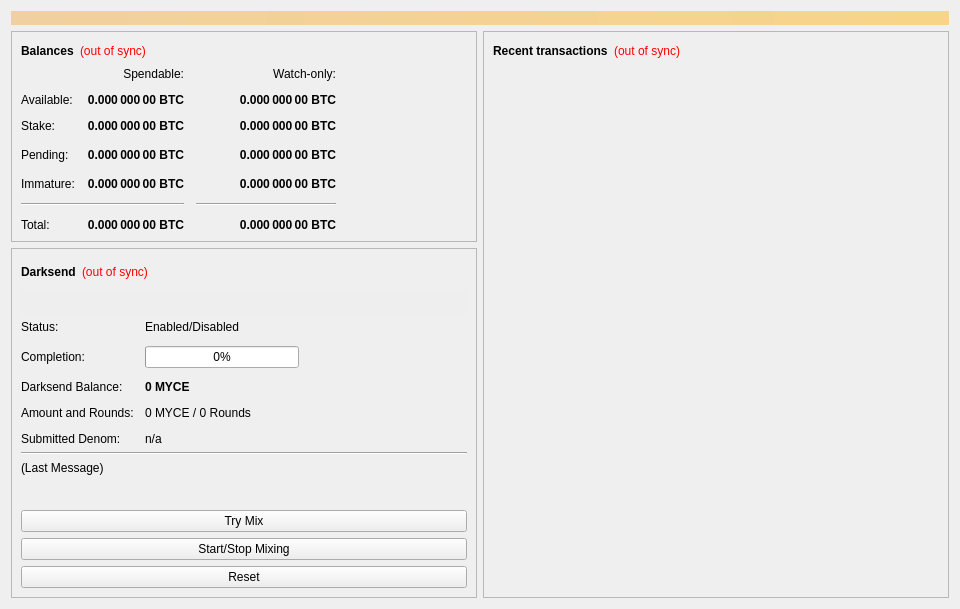
<?xml version="1.0" encoding="UTF-8"?>
<ui version="4.0">
 <class>OverviewPage</class>
 <widget class="QWidget" name="OverviewPage">
  <property name="geometry">
   <rect>
    <x>0</x>
    <y>0</y>
    <width>960</width>
    <height>594</height>
   </rect>
  </property>
  <property name="minimumSize">
   <size>
    <width>960</width>
    <height>0</height>
   </size>
  </property>
  <property name="windowTitle">
   <string>Form</string>
  </property>
  <layout class="QVBoxLayout" name="topLayout">
   <item>
    <widget class="QLabel" name="labelAlerts">
     <property name="visible">
      <bool>false</bool>
     </property>
     <property name="styleSheet">
      <string notr="true">background-color: qlineargradient(x1: 0, y1: 0, x2: 1, y2: 0, stop:0 #F0D0A0, stop:1 #F8D488); color:#000000;</string>
     </property>
     <property name="wordWrap">
      <bool>true</bool>
     </property>
     <property name="margin">
      <number>3</number>
     </property>
    </widget>
   </item>
   <item>
    <layout class="QHBoxLayout" name="horizontalLayout" stretch="1,1">
     <item>
      <layout class="QVBoxLayout" name="verticalLayout_2">
       <item>
        <widget class="QFrame" name="frame">
         <property name="frameShape">
          <enum>QFrame::StyledPanel</enum>
         </property>
         <property name="frameShadow">
          <enum>QFrame::Raised</enum>
         </property>
         <layout class="QVBoxLayout" name="verticalLayout_4">
          <item>
           <layout class="QHBoxLayout" name="horizontalLayout_4">
            <item>
             <widget class="QLabel" name="label_5">
              <property name="font">
               <font>
                <weight>75</weight>
                <bold>true</bold>
               </font>
              </property>
              <property name="text">
               <string>Balances</string>
              </property>
             </widget>
            </item>
            <item>
             <widget class="QLabel" name="labelWalletStatus">
              <property name="cursor">
               <cursorShape>WhatsThisCursor</cursorShape>
              </property>
              <property name="toolTip">
               <string>The displayed information may be out of date. Your wallet automatically synchronizes with the Myce network after a connection is established, but this process has not completed yet.</string>
              </property>
              <property name="styleSheet">
               <string notr="true">QLabel { color: red; }</string>
              </property>
              <property name="text">
               <string notr="true">(out of sync)</string>
              </property>
              <property name="alignment">
               <set>Qt::AlignLeading|Qt::AlignLeft|Qt::AlignVCenter</set>
              </property>
             </widget>
            </item>
            <item>
             <spacer name="horizontalSpacer_3">
              <property name="orientation">
               <enum>Qt::Horizontal</enum>
              </property>
              <property name="sizeHint" stdset="0">
               <size>
                <width>40</width>
                <height>20</height>
               </size>
              </property>
             </spacer>
            </item>
           </layout>
          </item>
          <item>
           <layout class="QGridLayout" name="gridLayout">
            <property name="spacing">
             <number>12</number>
            </property>
            <item row="3" column="2">
             <widget class="QLabel" name="labelWatchPending">
              <property name="font">
               <font>
                <weight>75</weight>
                <bold>true</bold>
               </font>
              </property>
              <property name="cursor">
               <cursorShape>IBeamCursor</cursorShape>
              </property>
              <property name="toolTip">
               <string>Unconfirmed transactions to watch-only addresses</string>
              </property>
              <property name="text">
               <string notr="true">0.000 000 00 BTC</string>
              </property>
              <property name="alignment">
               <set>Qt::AlignRight|Qt::AlignTrailing|Qt::AlignVCenter</set>
              </property>
              <property name="textInteractionFlags">
               <set>Qt::LinksAccessibleByMouse|Qt::TextSelectableByKeyboard|Qt::TextSelectableByMouse</set>
              </property>
             </widget>
            </item>
            <item row="3" column="1">
             <widget class="QLabel" name="labelUnconfirmed">
              <property name="font">
               <font>
                <weight>75</weight>
                <bold>true</bold>
               </font>
              </property>
              <property name="cursor">
               <cursorShape>IBeamCursor</cursorShape>
              </property>
              <property name="toolTip">
               <string>Total of transactions that have yet to be confirmed, and do not yet count toward the spendable balance</string>
              </property>
              <property name="text">
               <string notr="true">0.000 000 00 BTC</string>
              </property>
              <property name="alignment">
               <set>Qt::AlignRight|Qt::AlignTrailing|Qt::AlignVCenter</set>
              </property>
              <property name="textInteractionFlags">
               <set>Qt::LinksAccessibleByMouse|Qt::TextSelectableByKeyboard|Qt::TextSelectableByMouse</set>
              </property>
             </widget>
            </item>
            <item row="4" column="2">
             <widget class="QLabel" name="labelWatchImmature">
              <property name="font">
               <font>
                <weight>75</weight>
                <bold>true</bold>
               </font>
              </property>
              <property name="cursor">
               <cursorShape>IBeamCursor</cursorShape>
              </property>
              <property name="toolTip">
               <string>Mined balance in watch-only addresses that has not yet matured</string>
              </property>
              <property name="text">
               <string notr="true">0.000 000 00 BTC</string>
              </property>
              <property name="alignment">
               <set>Qt::AlignRight|Qt::AlignTrailing|Qt::AlignVCenter</set>
              </property>
              <property name="textInteractionFlags">
               <set>Qt::LinksAccessibleByMouse|Qt::TextSelectableByKeyboard|Qt::TextSelectableByMouse</set>
              </property>
             </widget>
            </item>
            <item row="5" column="0" colspan="2">
             <widget class="Line" name="lineSpendableBalance">
              <property name="orientation">
               <enum>Qt::Horizontal</enum>
              </property>
             </widget>
            </item>
            <item row="5" column="2">
             <widget class="Line" name="lineWatchBalance">
              <property name="sizePolicy">
               <sizepolicy hsizetype="Preferred" vsizetype="Fixed">
                <horstretch>0</horstretch>
                <verstretch>0</verstretch>
               </sizepolicy>
              </property>
              <property name="minimumSize">
               <size>
                <width>140</width>
                <height>0</height>
               </size>
              </property>
              <property name="orientation">
               <enum>Qt::Horizontal</enum>
              </property>
             </widget>
            </item>
            <item row="6" column="0">
             <widget class="QLabel" name="labelTotalText">
              <property name="text">
               <string>Total:</string>
              </property>
             </widget>
            </item>
            <item row="4" column="1">
             <widget class="QLabel" name="labelImmature">
              <property name="font">
               <font>
                <weight>75</weight>
                <bold>true</bold>
               </font>
              </property>
              <property name="cursor">
               <cursorShape>IBeamCursor</cursorShape>
              </property>
              <property name="toolTip">
               <string>Mined balance that has not yet matured</string>
              </property>
              <property name="text">
               <string notr="true">0.000 000 00 BTC</string>
              </property>
              <property name="alignment">
               <set>Qt::AlignRight|Qt::AlignTrailing|Qt::AlignVCenter</set>
              </property>
              <property name="textInteractionFlags">
               <set>Qt::LinksAccessibleByMouse|Qt::TextSelectableByKeyboard|Qt::TextSelectableByMouse</set>
              </property>
             </widget>
            </item>
            <item row="3" column="3">
             <spacer name="horizontalSpacer_2">
              <property name="orientation">
               <enum>Qt::Horizontal</enum>
              </property>
              <property name="sizeHint" stdset="0">
               <size>
                <width>40</width>
                <height>20</height>
               </size>
              </property>
             </spacer>
            </item>
            <item row="4" column="0">
             <widget class="QLabel" name="labelImmatureText">
              <property name="text">
               <string>Immature:</string>
              </property>
             </widget>
            </item>
            <item row="6" column="1">
             <widget class="QLabel" name="labelTotal">
              <property name="font">
               <font>
                <weight>75</weight>
                <bold>true</bold>
               </font>
              </property>
              <property name="cursor">
               <cursorShape>IBeamCursor</cursorShape>
              </property>
              <property name="toolTip">
               <string>Your current total balance</string>
              </property>
              <property name="text">
               <string notr="true">0.000 000 00 BTC</string>
              </property>
              <property name="alignment">
               <set>Qt::AlignRight|Qt::AlignTrailing|Qt::AlignVCenter</set>
              </property>
              <property name="textInteractionFlags">
               <set>Qt::LinksAccessibleByMouse|Qt::TextSelectableByKeyboard|Qt::TextSelectableByMouse</set>
              </property>
             </widget>
            </item>
            <item row="6" column="2">
             <widget class="QLabel" name="labelWatchTotal">
              <property name="font">
               <font>
                <weight>75</weight>
                <bold>true</bold>
               </font>
              </property>
              <property name="cursor">
               <cursorShape>IBeamCursor</cursorShape>
              </property>
              <property name="toolTip">
               <string>Current total balance in watch-only addresses</string>
              </property>
              <property name="text">
               <string notr="true">0.000 000 00 BTC</string>
              </property>
              <property name="alignment">
               <set>Qt::AlignRight|Qt::AlignTrailing|Qt::AlignVCenter</set>
              </property>
              <property name="textInteractionFlags">
               <set>Qt::LinksAccessibleByMouse|Qt::TextSelectableByKeyboard|Qt::TextSelectableByMouse</set>
              </property>
             </widget>
            </item>
            <item row="0" column="2">
             <widget class="QLabel" name="labelWatchonly">
              <property name="text">
               <string>Watch-only:</string>
              </property>
              <property name="alignment">
               <set>Qt::AlignRight|Qt::AlignTrailing|Qt::AlignVCenter</set>
              </property>
             </widget>
            </item>
            <item row="1" column="0">
             <widget class="QLabel" name="labelBalanceText">
              <property name="text">
               <string>Available:</string>
              </property>
             </widget>
            </item>
            <item row="1" column="1">
             <widget class="QLabel" name="labelBalance">
              <property name="font">
               <font>
                <weight>75</weight>
                <bold>true</bold>
               </font>
              </property>
              <property name="cursor">
               <cursorShape>IBeamCursor</cursorShape>
              </property>
              <property name="toolTip">
               <string>Your current spendable balance</string>
              </property>
              <property name="text">
               <string notr="true">0.000 000 00 BTC</string>
              </property>
              <property name="alignment">
               <set>Qt::AlignRight|Qt::AlignTrailing|Qt::AlignVCenter</set>
              </property>
              <property name="textInteractionFlags">
               <set>Qt::LinksAccessibleByMouse|Qt::TextSelectableByKeyboard|Qt::TextSelectableByMouse</set>
              </property>
             </widget>
            </item>
            <item row="2" column="0">
             <widget class="QLabel" name="label_10">
              <property name="text">
               <string>Stake:</string>
              </property>
             </widget>
            </item>
            <item row="2" column="1">
             <widget class="QLabel" name="labelStake">
              <property name="font">
               <font>
                <weight>75</weight>
                <bold>true</bold>
               </font>
              </property>
              <property name="cursor">
               <cursorShape>IBeamCursor</cursorShape>
              </property>
              <property name="toolTip">
               <string>Total of coins that was staked, and do not yet count toward the current balance</string>
              </property>
              <property name="text">
               <string notr="true">0.000 000 00 BTC</string>
              </property>
              <property name="alignment">
               <set>Qt::AlignRight|Qt::AlignTrailing|Qt::AlignVCenter</set>
              </property>
              <property name="textInteractionFlags">
               <set>Qt::LinksAccessibleByMouse|Qt::TextSelectableByKeyboard|Qt::TextSelectableByMouse</set>
              </property>
             </widget>
            </item>
            <item row="2" column="2">
             <widget class="QLabel" name="labelWatchStake">
              <property name="font">
               <font>
                <weight>75</weight>
                <bold>true</bold>
               </font>
              </property>
              <property name="cursor">
               <cursorShape>IBeamCursor</cursorShape>
              </property>
              <property name="toolTip">
               <string>Total of coins that was staked in watch-only addresses, and do not yet count toward the current watch-only balance</string>
              </property>
              <property name="text">
               <string notr="true">0.000 000 00 BTC</string>
              </property>
              <property name="alignment">
               <set>Qt::AlignRight|Qt::AlignTrailing|Qt::AlignVCenter</set>
              </property>
              <property name="textInteractionFlags">
               <set>Qt::LinksAccessibleByMouse|Qt::TextSelectableByKeyboard|Qt::TextSelectableByMouse</set>
              </property>
             </widget>
            </item>
            <item row="1" column="2">
             <widget class="QLabel" name="labelWatchAvailable">
              <property name="font">
               <font>
                <weight>75</weight>
                <bold>true</bold>
               </font>
              </property>
              <property name="cursor">
               <cursorShape>IBeamCursor</cursorShape>
              </property>
              <property name="toolTip">
               <string>Your current balance in watch-only addresses</string>
              </property>
              <property name="text">
               <string notr="true">0.000 000 00 BTC</string>
              </property>
              <property name="alignment">
               <set>Qt::AlignRight|Qt::AlignTrailing|Qt::AlignVCenter</set>
              </property>
              <property name="textInteractionFlags">
               <set>Qt::LinksAccessibleByMouse|Qt::TextSelectableByKeyboard|Qt::TextSelectableByMouse</set>
              </property>
             </widget>
            </item>
            <item row="3" column="0">
             <widget class="QLabel" name="labelPendingText">
              <property name="text">
               <string>Pending:</string>
              </property>
             </widget>
            </item>
            <item row="0" column="1">
             <widget class="QLabel" name="labelSpendable">
              <property name="text">
               <string>Spendable:</string>
              </property>
              <property name="alignment">
               <set>Qt::AlignRight|Qt::AlignTrailing|Qt::AlignVCenter</set>
              </property>
             </widget>
            </item>
           </layout>
          </item>
         </layout>
        </widget>
       </item>
       <item>
        <widget class="QFrame" name="frameDarksend">
         <property name="sizePolicy">
          <sizepolicy hsizetype="Expanding" vsizetype="Expanding">
           <horstretch>0</horstretch>
           <verstretch>0</verstretch>
          </sizepolicy>
         </property>
         <property name="minimumSize">
          <size>
           <width>0</width>
           <height>350</height>
          </size>
         </property>
         <property name="layoutDirection">
          <enum>Qt::LeftToRight</enum>
         </property>
         <property name="frameShape">
          <enum>QFrame::StyledPanel</enum>
         </property>
         <property name="frameShadow">
          <enum>QFrame::Raised</enum>
         </property>
         <layout class="QVBoxLayout" name="verticalLayout_5">
          <item>
           <layout class="QHBoxLayout" name="horizontalLayout_5">
            <item>
             <widget class="QLabel" name="label_2">
              <property name="font">
               <font>
                <weight>75</weight>
                <bold>true</bold>
               </font>
              </property>
              <property name="text">
               <string>Darksend</string>
              </property>
             </widget>
            </item>
            <item>
             <widget class="QLabel" name="labelDarksendSyncStatus">
              <property name="toolTip">
               <string>The displayed information may be out of date. Your wallet automatically synchronizes with the Myce network after a connection is established, but this process has not completed yet.</string>
              </property>
              <property name="styleSheet">
               <string notr="true">QLabel { color: red; }</string>
              </property>
              <property name="text">
               <string notr="true">(out of sync)</string>
              </property>
              <property name="alignment">
               <set>Qt::AlignLeading|Qt::AlignLeft|Qt::AlignVCenter</set>
              </property>
             </widget>
            </item>
            <item>
             <spacer name="horizontalSpacer_4">
              <property name="orientation">
               <enum>Qt::Horizontal</enum>
              </property>
              <property name="sizeHint" stdset="0">
               <size>
                <width>40</width>
                <height>20</height>
               </size>
              </property>
             </spacer>
            </item>
           </layout>
          </item>
          <item>
           <widget class="QPushButton" name="runAutoDenom">
            <property name="palette">
             <palette>
              <active>
               <colorrole role="WindowText">
                <brush brushstyle="SolidPattern">
                 <color alpha="255">
                  <red>0</red>
                  <green>0</green>
                  <blue>0</blue>
                 </color>
                </brush>
               </colorrole>
               <colorrole role="Button">
                <brush brushstyle="SolidPattern">
                 <color alpha="255">
                  <red>239</red>
                  <green>238</green>
                  <blue>238</blue>
                 </color>
                </brush>
               </colorrole>
               <colorrole role="Light">
                <brush brushstyle="SolidPattern">
                 <color alpha="255">
                  <red>255</red>
                  <green>255</green>
                  <blue>255</blue>
                 </color>
                </brush>
               </colorrole>
               <colorrole role="Midlight">
                <brush brushstyle="SolidPattern">
                 <color alpha="255">
                  <red>247</red>
                  <green>246</green>
                  <blue>246</blue>
                 </color>
                </brush>
               </colorrole>
               <colorrole role="Dark">
                <brush brushstyle="SolidPattern">
                 <color alpha="255">
                  <red>119</red>
                  <green>119</green>
                  <blue>119</blue>
                 </color>
                </brush>
               </colorrole>
               <colorrole role="Mid">
                <brush brushstyle="SolidPattern">
                 <color alpha="255">
                  <red>159</red>
                  <green>159</green>
                  <blue>159</blue>
                 </color>
                </brush>
               </colorrole>
               <colorrole role="Text">
                <brush brushstyle="SolidPattern">
                 <color alpha="255">
                  <red>0</red>
                  <green>0</green>
                  <blue>0</blue>
                 </color>
                </brush>
               </colorrole>
               <colorrole role="BrightText">
                <brush brushstyle="SolidPattern">
                 <color alpha="255">
                  <red>255</red>
                  <green>255</green>
                  <blue>255</blue>
                 </color>
                </brush>
               </colorrole>
               <colorrole role="ButtonText">
                <brush brushstyle="SolidPattern">
                 <color alpha="255">
                  <red>0</red>
                  <green>0</green>
                  <blue>0</blue>
                 </color>
                </brush>
               </colorrole>
               <colorrole role="Base">
                <brush brushstyle="SolidPattern">
                 <color alpha="255">
                  <red>255</red>
                  <green>255</green>
                  <blue>255</blue>
                 </color>
                </brush>
               </colorrole>
               <colorrole role="Window">
                <brush brushstyle="SolidPattern">
                 <color alpha="255">
                  <red>239</red>
                  <green>238</green>
                  <blue>238</blue>
                 </color>
                </brush>
               </colorrole>
               <colorrole role="Shadow">
                <brush brushstyle="SolidPattern">
                 <color alpha="255">
                  <red>0</red>
                  <green>0</green>
                  <blue>0</blue>
                 </color>
                </brush>
               </colorrole>
               <colorrole role="AlternateBase">
                <brush brushstyle="SolidPattern">
                 <color alpha="255">
                  <red>247</red>
                  <green>246</green>
                  <blue>246</blue>
                 </color>
                </brush>
               </colorrole>
               <colorrole role="ToolTipBase">
                <brush brushstyle="SolidPattern">
                 <color alpha="255">
                  <red>255</red>
                  <green>255</green>
                  <blue>220</blue>
                 </color>
                </brush>
               </colorrole>
               <colorrole role="ToolTipText">
                <brush brushstyle="SolidPattern">
                 <color alpha="255">
                  <red>0</red>
                  <green>0</green>
                  <blue>0</blue>
                 </color>
                </brush>
               </colorrole>
              </active>
              <inactive>
               <colorrole role="WindowText">
                <brush brushstyle="SolidPattern">
                 <color alpha="255">
                  <red>0</red>
                  <green>0</green>
                  <blue>0</blue>
                 </color>
                </brush>
               </colorrole>
               <colorrole role="Button">
                <brush brushstyle="SolidPattern">
                 <color alpha="255">
                  <red>239</red>
                  <green>238</green>
                  <blue>238</blue>
                 </color>
                </brush>
               </colorrole>
               <colorrole role="Light">
                <brush brushstyle="SolidPattern">
                 <color alpha="255">
                  <red>255</red>
                  <green>255</green>
                  <blue>255</blue>
                 </color>
                </brush>
               </colorrole>
               <colorrole role="Midlight">
                <brush brushstyle="SolidPattern">
                 <color alpha="255">
                  <red>247</red>
                  <green>246</green>
                  <blue>246</blue>
                 </color>
                </brush>
               </colorrole>
               <colorrole role="Dark">
                <brush brushstyle="SolidPattern">
                 <color alpha="255">
                  <red>119</red>
                  <green>119</green>
                  <blue>119</blue>
                 </color>
                </brush>
               </colorrole>
               <colorrole role="Mid">
                <brush brushstyle="SolidPattern">
                 <color alpha="255">
                  <red>159</red>
                  <green>159</green>
                  <blue>159</blue>
                 </color>
                </brush>
               </colorrole>
               <colorrole role="Text">
                <brush brushstyle="SolidPattern">
                 <color alpha="255">
                  <red>0</red>
                  <green>0</green>
                  <blue>0</blue>
                 </color>
                </brush>
               </colorrole>
               <colorrole role="BrightText">
                <brush brushstyle="SolidPattern">
                 <color alpha="255">
                  <red>255</red>
                  <green>255</green>
                  <blue>255</blue>
                 </color>
                </brush>
               </colorrole>
               <colorrole role="ButtonText">
                <brush brushstyle="SolidPattern">
                 <color alpha="255">
                  <red>0</red>
                  <green>0</green>
                  <blue>0</blue>
                 </color>
                </brush>
               </colorrole>
               <colorrole role="Base">
                <brush brushstyle="SolidPattern">
                 <color alpha="255">
                  <red>255</red>
                  <green>255</green>
                  <blue>255</blue>
                 </color>
                </brush>
               </colorrole>
               <colorrole role="Window">
                <brush brushstyle="SolidPattern">
                 <color alpha="255">
                  <red>239</red>
                  <green>238</green>
                  <blue>238</blue>
                 </color>
                </brush>
               </colorrole>
               <colorrole role="Shadow">
                <brush brushstyle="SolidPattern">
                 <color alpha="255">
                  <red>0</red>
                  <green>0</green>
                  <blue>0</blue>
                 </color>
                </brush>
               </colorrole>
               <colorrole role="AlternateBase">
                <brush brushstyle="SolidPattern">
                 <color alpha="255">
                  <red>247</red>
                  <green>246</green>
                  <blue>246</blue>
                 </color>
                </brush>
               </colorrole>
               <colorrole role="ToolTipBase">
                <brush brushstyle="SolidPattern">
                 <color alpha="255">
                  <red>255</red>
                  <green>255</green>
                  <blue>220</blue>
                 </color>
                </brush>
               </colorrole>
               <colorrole role="ToolTipText">
                <brush brushstyle="SolidPattern">
                 <color alpha="255">
                  <red>0</red>
                  <green>0</green>
                  <blue>0</blue>
                 </color>
                </brush>
               </colorrole>
              </inactive>
              <disabled>
               <colorrole role="WindowText">
                <brush brushstyle="SolidPattern">
                 <color alpha="255">
                  <red>119</red>
                  <green>119</green>
                  <blue>119</blue>
                 </color>
                </brush>
               </colorrole>
               <colorrole role="Button">
                <brush brushstyle="SolidPattern">
                 <color alpha="255">
                  <red>239</red>
                  <green>238</green>
                  <blue>238</blue>
                 </color>
                </brush>
               </colorrole>
               <colorrole role="Light">
                <brush brushstyle="SolidPattern">
                 <color alpha="255">
                  <red>255</red>
                  <green>255</green>
                  <blue>255</blue>
                 </color>
                </brush>
               </colorrole>
               <colorrole role="Midlight">
                <brush brushstyle="SolidPattern">
                 <color alpha="255">
                  <red>247</red>
                  <green>246</green>
                  <blue>246</blue>
                 </color>
                </brush>
               </colorrole>
               <colorrole role="Dark">
                <brush brushstyle="SolidPattern">
                 <color alpha="255">
                  <red>119</red>
                  <green>119</green>
                  <blue>119</blue>
                 </color>
                </brush>
               </colorrole>
               <colorrole role="Mid">
                <brush brushstyle="SolidPattern">
                 <color alpha="255">
                  <red>159</red>
                  <green>159</green>
                  <blue>159</blue>
                 </color>
                </brush>
               </colorrole>
               <colorrole role="Text">
                <brush brushstyle="SolidPattern">
                 <color alpha="255">
                  <red>119</red>
                  <green>119</green>
                  <blue>119</blue>
                 </color>
                </brush>
               </colorrole>
               <colorrole role="BrightText">
                <brush brushstyle="SolidPattern">
                 <color alpha="255">
                  <red>255</red>
                  <green>255</green>
                  <blue>255</blue>
                 </color>
                </brush>
               </colorrole>
               <colorrole role="ButtonText">
                <brush brushstyle="SolidPattern">
                 <color alpha="255">
                  <red>119</red>
                  <green>119</green>
                  <blue>119</blue>
                 </color>
                </brush>
               </colorrole>
               <colorrole role="Base">
                <brush brushstyle="SolidPattern">
                 <color alpha="255">
                  <red>239</red>
                  <green>238</green>
                  <blue>238</blue>
                 </color>
                </brush>
               </colorrole>
               <colorrole role="Window">
                <brush brushstyle="SolidPattern">
                 <color alpha="255">
                  <red>239</red>
                  <green>238</green>
                  <blue>238</blue>
                 </color>
                </brush>
               </colorrole>
               <colorrole role="Shadow">
                <brush brushstyle="SolidPattern">
                 <color alpha="255">
                  <red>0</red>
                  <green>0</green>
                  <blue>0</blue>
                 </color>
                </brush>
               </colorrole>
               <colorrole role="AlternateBase">
                <brush brushstyle="SolidPattern">
                 <color alpha="255">
                  <red>239</red>
                  <green>238</green>
                  <blue>238</blue>
                 </color>
                </brush>
               </colorrole>
               <colorrole role="ToolTipBase">
                <brush brushstyle="SolidPattern">
                 <color alpha="255">
                  <red>255</red>
                  <green>255</green>
                  <blue>220</blue>
                 </color>
                </brush>
               </colorrole>
               <colorrole role="ToolTipText">
                <brush brushstyle="SolidPattern">
                 <color alpha="255">
                  <red>0</red>
                  <green>0</green>
                  <blue>0</blue>
                 </color>
                </brush>
               </colorrole>
              </disabled>
             </palette>
            </property>
            <property name="focusPolicy">
             <enum>Qt::NoFocus</enum>
            </property>
            <property name="autoFillBackground">
             <bool>true</bool>
            </property>
            <property name="text">
             <string/>
            </property>
            <property name="flat">
             <bool>true</bool>
            </property>
           </widget>
          </item>
          <item>
           <layout class="QFormLayout" name="formLayout">
            <property name="fieldGrowthPolicy">
             <enum>QFormLayout::AllNonFixedFieldsGrow</enum>
            </property>
            <property name="horizontalSpacing">
             <number>11</number>
            </property>
            <property name="verticalSpacing">
             <number>12</number>
            </property>
            <item row="0" column="0">
             <widget class="QLabel" name="label_6">
              <property name="text">
               <string>Status:</string>
              </property>
             </widget>
            </item>
            <item row="1" column="0">
             <widget class="QLabel" name="label_7">
              <property name="text">
               <string>Completion:</string>
              </property>
             </widget>
            </item>
            <item row="1" column="1">
             <widget class="QProgressBar" name="darksendProgress">
              <property name="maximumSize">
               <size>
                <width>154</width>
                <height>16777215</height>
               </size>
              </property>
              <property name="value">
               <number>0</number>
              </property>
             </widget>
            </item>
            <item row="3" column="0">
             <widget class="QLabel" name="labelAnonymizedText">
              <property name="text">
               <string>Darksend Balance:</string>
              </property>
             </widget>
            </item>
            <item row="3" column="1">
             <widget class="QLabel" name="labelAnonymized">
              <property name="font">
               <font>
                <weight>75</weight>
                <bold>true</bold>
               </font>
              </property>
              <property name="text">
               <string notr="true">0 MYCE</string>
              </property>
             </widget>
            </item>
            <item row="4" column="0">
             <widget class="QLabel" name="label_8">
              <property name="text">
               <string>Amount and Rounds:</string>
              </property>
             </widget>
            </item>
            <item row="4" column="1">
             <widget class="QLabel" name="labelAmountRounds">
              <property name="text">
               <string>0 MYCE / 0 Rounds</string>
              </property>
             </widget>
            </item>
            <item row="5" column="0">
             <widget class="QLabel" name="label_9">
              <property name="text">
               <string>Submitted Denom:</string>
              </property>
             </widget>
            </item>
            <item row="5" column="1">
             <widget class="QLabel" name="labelSubmittedDenom">
              <property name="toolTip">
               <string>The denominations you submitted to the Masternode.&lt;br&gt;To mix, other users must submit the exact same denominations.</string>
              </property>
              <property name="text">
               <string>n/a</string>
              </property>
             </widget>
            </item>
            <item row="0" column="1">
             <widget class="QLabel" name="darksendEnabled">
              <property name="text">
               <string>Enabled/Disabled</string>
              </property>
             </widget>
            </item>
           </layout>
          </item>
          <item>
           <widget class="Line" name="lineLastMessage">
            <property name="orientation">
             <enum>Qt::Horizontal</enum>
            </property>
           </widget>
          </item>
          <item>
           <widget class="QLabel" name="darksendStatus">
            <property name="minimumSize">
             <size>
              <width>288</width>
              <height>43</height>
             </size>
            </property>
            <property name="text">
             <string>(Last Message)</string>
            </property>
            <property name="alignment">
             <set>Qt::AlignLeading|Qt::AlignLeft|Qt::AlignTop</set>
            </property>
            <property name="wordWrap">
             <bool>true</bool>
            </property>
           </widget>
          </item>
          <item>
           <widget class="QPushButton" name="darksendAuto">
            <property name="sizePolicy">
             <sizepolicy hsizetype="MinimumExpanding" vsizetype="Fixed">
              <horstretch>0</horstretch>
              <verstretch>0</verstretch>
             </sizepolicy>
            </property>
            <property name="toolTip">
             <string>Try to manually submit a Darksend request.</string>
            </property>
            <property name="text">
             <string>Try Mix</string>
            </property>
           </widget>
          </item>
          <item>
           <widget class="QPushButton" name="toggleDarksend">
            <property name="sizePolicy">
             <sizepolicy hsizetype="MinimumExpanding" vsizetype="Fixed">
              <horstretch>0</horstretch>
              <verstretch>0</verstretch>
             </sizepolicy>
            </property>
            <property name="text">
             <string>Start/Stop Mixing</string>
            </property>
           </widget>
          </item>
          <item>
           <widget class="QPushButton" name="darksendReset">
            <property name="sizePolicy">
             <sizepolicy hsizetype="MinimumExpanding" vsizetype="Fixed">
              <horstretch>0</horstretch>
              <verstretch>0</verstretch>
             </sizepolicy>
            </property>
            <property name="toolTip">
             <string>Reset the current status of Darksend (can interrupt Darksend if it's in the process of Mixing, which can cost you money!)</string>
            </property>
            <property name="autoFillBackground">
             <bool>false</bool>
            </property>
            <property name="text">
             <string>Reset</string>
            </property>
           </widget>
          </item>
         </layout>
        </widget>
       </item>
       <item>
        <spacer name="verticalSpacer">
         <property name="orientation">
          <enum>Qt::Vertical</enum>
         </property>
         <property name="sizeHint" stdset="0">
          <size>
           <width>20</width>
           <height>40</height>
          </size>
         </property>
        </spacer>
       </item>
      </layout>
     </item>
     <item>
      <layout class="QVBoxLayout" name="verticalLayout_3">
       <item>
        <widget class="QFrame" name="frame_2">
         <property name="frameShape">
          <enum>QFrame::StyledPanel</enum>
         </property>
         <property name="frameShadow">
          <enum>QFrame::Raised</enum>
         </property>
         <layout class="QVBoxLayout" name="verticalLayout">
          <item>
           <layout class="QHBoxLayout" name="horizontalLayout_2">
            <item>
             <widget class="QLabel" name="label_4">
              <property name="font">
               <font>
                <weight>75</weight>
                <bold>true</bold>
               </font>
              </property>
              <property name="text">
               <string>Recent transactions</string>
              </property>
             </widget>
            </item>
            <item>
             <widget class="QLabel" name="labelTransactionsStatus">
              <property name="cursor">
               <cursorShape>WhatsThisCursor</cursorShape>
              </property>
              <property name="toolTip">
               <string>The displayed information may be out of date. Your wallet automatically synchronizes with the Myce network after a connection is established, but this process has not completed yet.</string>
              </property>
              <property name="styleSheet">
               <string notr="true">QLabel { color: red; }</string>
              </property>
              <property name="text">
               <string notr="true">(out of sync)</string>
              </property>
              <property name="alignment">
               <set>Qt::AlignRight|Qt::AlignTrailing|Qt::AlignVCenter</set>
              </property>
             </widget>
            </item>
            <item>
             <spacer name="horizontalSpacer">
              <property name="orientation">
               <enum>Qt::Horizontal</enum>
              </property>
              <property name="sizeHint" stdset="0">
               <size>
                <width>40</width>
                <height>20</height>
               </size>
              </property>
             </spacer>
            </item>
           </layout>
          </item>
          <item>
           <widget class="QListView" name="listTransactions">
            <property name="styleSheet">
             <string notr="true">QListView { background: transparent; }</string>
            </property>
            <property name="frameShape">
             <enum>QFrame::NoFrame</enum>
            </property>
            <property name="verticalScrollBarPolicy">
             <enum>Qt::ScrollBarAlwaysOff</enum>
            </property>
            <property name="horizontalScrollBarPolicy">
             <enum>Qt::ScrollBarAlwaysOff</enum>
            </property>
            <property name="selectionMode">
             <enum>QAbstractItemView::NoSelection</enum>
            </property>
           </widget>
          </item>
         </layout>
        </widget>
       </item>
      </layout>
     </item>
    </layout>
   </item>
  </layout>
 </widget>
 <resources/>
 <connections/>
</ui>
